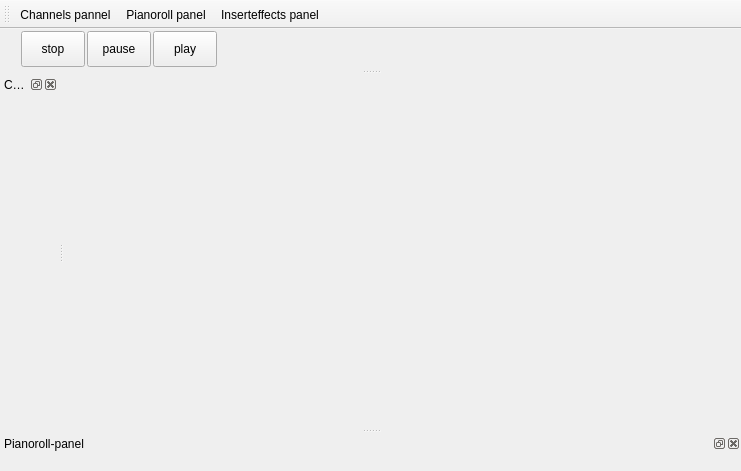
<?xml version="1.0" encoding="UTF-8"?>
<ui version="4.0">
 <class>MainWindow</class>
 <widget class="QMainWindow" name="MainWindow">
  <property name="geometry">
   <rect>
    <x>0</x>
    <y>0</y>
    <width>741</width>
    <height>471</height>
   </rect>
  </property>
  <property name="windowTitle">
   <string>Form</string>
  </property>
  <property name="dockOptions">
   <set>QMainWindow::AllowTabbedDocks|QMainWindow::AnimatedDocks|QMainWindow::VerticalTabs</set>
  </property>
  <widget class="QWidget" name="centralWidget">
   <layout class="QVBoxLayout" name="verticalLayout">
    <item>
     <widget class="TrackAreaWidget" name="trackareawidget" native="true"/>
    </item>
   </layout>
  </widget>
  <widget class="QDockWidget" name="pianorollDock">
   <property name="windowTitle">
    <string>Pianoroll-panel</string>
   </property>
   <attribute name="dockWidgetArea">
    <number>8</number>
   </attribute>
   <widget class="QWidget" name="dockWidgetContents">
    <layout class="QVBoxLayout" name="verticalLayout_3">
     <item>
      <widget class="PianoRollWidget" name="pianoroll" native="true"/>
     </item>
    </layout>
   </widget>
  </widget>
  <widget class="QDockWidget" name="channelsDock">
   <property name="windowTitle">
    <string>Channels-pannel</string>
   </property>
   <attribute name="dockWidgetArea">
    <number>1</number>
   </attribute>
   <widget class="QWidget" name="channelsDockWidget">
    <layout class="QHBoxLayout" name="horizontalLayout_3">
     <property name="spacing">
      <number>0</number>
     </property>
     <property name="leftMargin">
      <number>4</number>
     </property>
     <property name="topMargin">
      <number>4</number>
     </property>
     <property name="rightMargin">
      <number>4</number>
     </property>
     <property name="bottomMargin">
      <number>4</number>
     </property>
     <item>
      <widget class="ChannelStripContainer" name="channelsContainer" native="true"/>
     </item>
    </layout>
   </widget>
  </widget>
  <widget class="QToolBar" name="toolBar">
   <property name="windowTitle">
    <string>toolBar</string>
   </property>
   <attribute name="toolBarArea">
    <enum>TopToolBarArea</enum>
   </attribute>
   <attribute name="toolBarBreak">
    <bool>false</bool>
   </attribute>
   <addaction name="actionChannels_pannel"/>
   <addaction name="actionPianoroll_panel"/>
   <addaction name="actionInserteffects_panel"/>
  </widget>
  <widget class="QDockWidget" name="headerDock">
   <property name="features">
    <set>QDockWidget::DockWidgetVerticalTitleBar</set>
   </property>
   <property name="allowedAreas">
    <set>Qt::TopDockWidgetArea</set>
   </property>
   <attribute name="dockWidgetArea">
    <number>4</number>
   </attribute>
   <widget class="QWidget" name="headerDockWidget">
    <layout class="QHBoxLayout" name="headerDockWidgetLayout">
     <property name="leftMargin">
      <number>0</number>
     </property>
     <property name="topMargin">
      <number>0</number>
     </property>
     <property name="rightMargin">
      <number>0</number>
     </property>
     <property name="bottomMargin">
      <number>0</number>
     </property>
     <item>
      <widget class="QWidget" name="player" native="true">
       <property name="maximumSize">
        <size>
         <width>200</width>
         <height>16777215</height>
        </size>
       </property>
       <layout class="QHBoxLayout" name="horizontalLayout_4">
        <property name="spacing">
         <number>2</number>
        </property>
        <property name="leftMargin">
         <number>2</number>
        </property>
        <property name="topMargin">
         <number>2</number>
        </property>
        <property name="rightMargin">
         <number>2</number>
        </property>
        <property name="bottomMargin">
         <number>2</number>
        </property>
        <item>
         <widget class="QPushButton" name="btnStop">
          <property name="sizePolicy">
           <sizepolicy hsizetype="Minimum" vsizetype="Minimum">
            <horstretch>0</horstretch>
            <verstretch>0</verstretch>
           </sizepolicy>
          </property>
          <property name="text">
           <string>stop</string>
          </property>
         </widget>
        </item>
        <item>
         <widget class="QPushButton" name="btnPause">
          <property name="sizePolicy">
           <sizepolicy hsizetype="Minimum" vsizetype="Minimum">
            <horstretch>0</horstretch>
            <verstretch>0</verstretch>
           </sizepolicy>
          </property>
          <property name="text">
           <string>pause</string>
          </property>
         </widget>
        </item>
        <item>
         <widget class="QPushButton" name="btnPlay">
          <property name="sizePolicy">
           <sizepolicy hsizetype="Minimum" vsizetype="Minimum">
            <horstretch>0</horstretch>
            <verstretch>0</verstretch>
           </sizepolicy>
          </property>
          <property name="text">
           <string>play</string>
          </property>
         </widget>
        </item>
       </layout>
      </widget>
     </item>
     <item>
      <widget class="QWidget" name="widget" native="true">
       <property name="minimumSize">
        <size>
         <width>200</width>
         <height>40</height>
        </size>
       </property>
      </widget>
     </item>
     <item>
      <spacer name="horizontalSpacer">
       <property name="orientation">
        <enum>Qt::Horizontal</enum>
       </property>
       <property name="sizeHint" stdset="0">
        <size>
         <width>304</width>
         <height>20</height>
        </size>
       </property>
      </spacer>
     </item>
    </layout>
    <zorder>horizontalSpacer</zorder>
    <zorder>widget</zorder>
    <zorder>player</zorder>
   </widget>
  </widget>
  <action name="actionChannels_pannel">
   <property name="checkable">
    <bool>true</bool>
   </property>
   <property name="text">
    <string>Channels pannel</string>
   </property>
   <property name="toolTip">
    <string>Channels pannel</string>
   </property>
  </action>
  <action name="actionPianoroll_panel">
   <property name="checkable">
    <bool>true</bool>
   </property>
   <property name="text">
    <string>Pianoroll panel</string>
   </property>
  </action>
  <action name="actionInserteffects_panel">
   <property name="checkable">
    <bool>true</bool>
   </property>
   <property name="text">
    <string>Inserteffects panel</string>
   </property>
   <property name="toolTip">
    <string>Inserteffects panel</string>
   </property>
  </action>
 </widget>
 <customwidgets>
  <customwidget>
   <class>PianoRollWidget</class>
   <extends>QWidget</extends>
   <header>pianoroll/pianorollwidget.h</header>
   <container>1</container>
  </customwidget>
  <customwidget>
   <class>TrackAreaWidget</class>
   <extends>QWidget</extends>
   <header>trackarea/trackareawidget.h</header>
   <container>1</container>
  </customwidget>
  <customwidget>
   <class>ChannelStripContainer</class>
   <extends>QWidget</extends>
   <header>channel/channelstripcontainer.h</header>
   <container>1</container>
  </customwidget>
 </customwidgets>
 <resources/>
 <connections/>
</ui>
